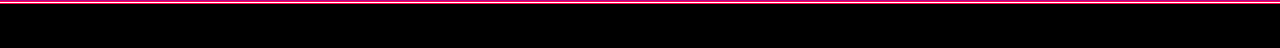

A level layout from a 2D game, rendered from its tile map. Below: a short description, then the map file with its tile-grid data intact:
An orthogonal 80x3 tile map with 16x16 px tiles, 1 tile layer (Tile Layer 1).

<map version="1.10" tiledversion="1.11.0" orientation="orthogonal" renderorder="right-down" width="80" height="3" tilewidth="16" tileheight="16" infinite="0" nextlayerid="2" nextobjectid="1">
 <tileset firstgid="1" name="b" tilewidth="16" tileheight="16" tilecount="90" columns="9">
  <image source="Neon Tiles.png" trans="ff00ff" width="144" height="160" />
 </tileset>
 <layer id="1" name="Tile Layer 1" width="80" height="3">
  <data encoding="csv">
47,47,47,47,47,47,47,47,47,47,47,47,47,47,47,47,47,47,47,47,47,47,47,47,47,47,47,47,47,47,47,47,47,47,47,47,47,47,47,47,47,47,47,47,47,47,47,47,47,47,47,47,47,47,47,47,47,47,47,47,47,47,47,47,47,47,47,47,47,47,47,47,47,47,47,47,47,47,47,47,
38,38,38,38,38,38,38,38,38,38,38,38,38,38,38,38,38,38,38,38,38,38,38,38,38,38,38,38,38,38,38,38,38,38,38,38,38,38,38,38,38,38,38,38,38,38,38,38,38,38,38,38,38,38,38,38,38,38,38,38,38,38,38,38,38,38,38,38,38,38,38,38,38,38,38,38,38,38,38,38,
38,38,38,38,38,38,38,38,38,38,38,38,38,38,38,38,38,38,38,38,38,38,38,38,38,38,38,38,38,38,38,38,38,38,38,38,38,38,38,38,38,38,38,38,38,38,38,38,38,38,38,38,38,38,38,38,38,38,38,38,38,38,38,38,38,38,38,38,38,38,38,38,38,38,38,38,38,38,38,38
</data>
 </layer>
</map>
